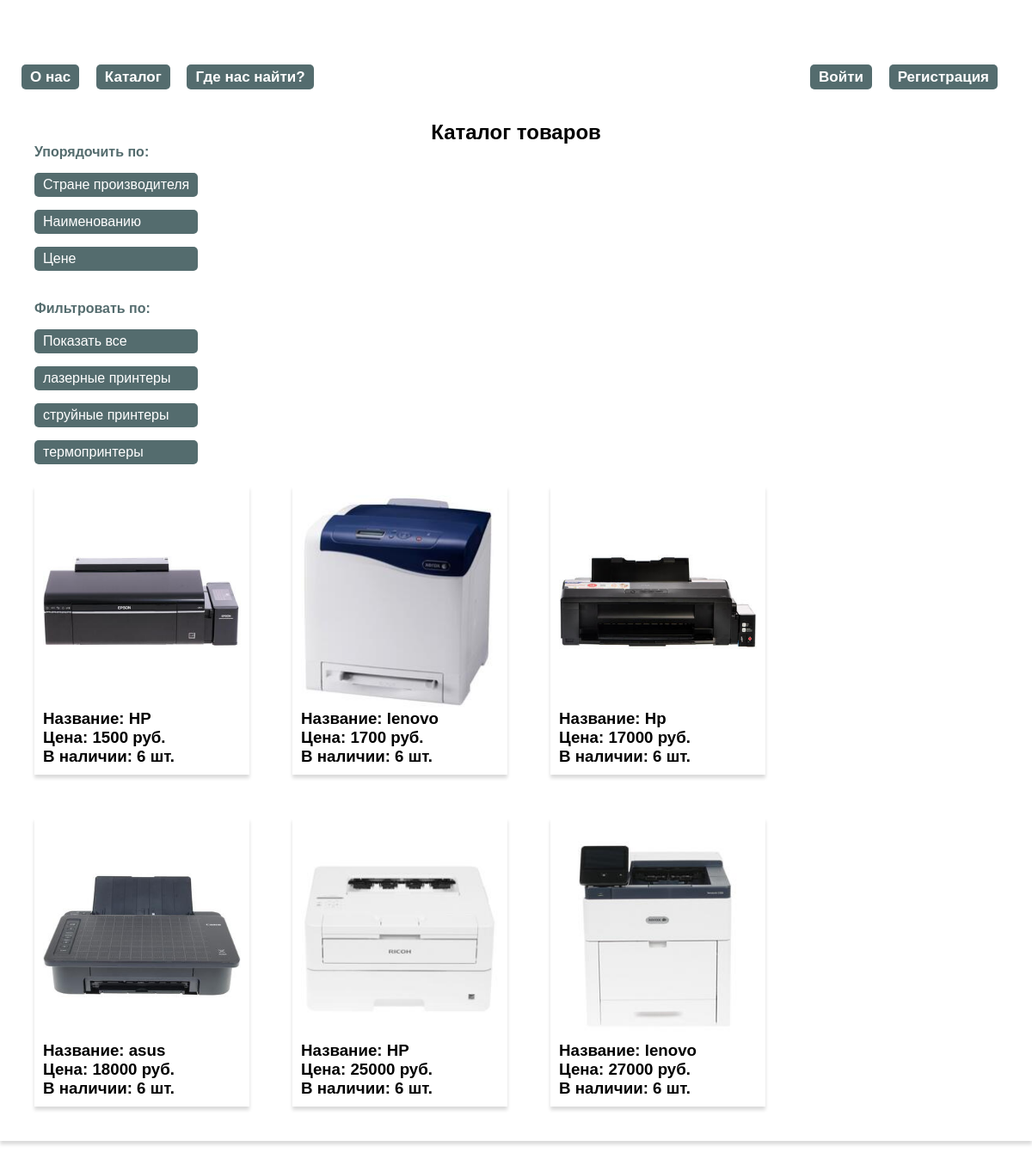
The app's page /catalog/id/0 with its own data.
### app/models.py (models this page shows, shortened)
class AbsModel(models.Model):
    name = models.CharField(max_length=30, verbose_name='Название')
    objects = models.Manager()
    class Meta:
        abstract = True

class Category(AbsModel):
    class Meta:
        verbose_name = 'Категория'
        verbose_name_plural = 'Категории'

class Product(AbsModel):
    category = models.ForeignKey(Category, on_delete=models.CASCADE, verbose_name='Категория')
    image = models.ImageField('Изображение')
    price = models.IntegerField('Цена')
    country = models.CharField(max_length=50, verbose_name='Страна-производитель')
    model = models.CharField(max_length=50, verbose_name='Модель')
    amount = models.IntegerField('Количество товаров на складе')
    date_create = models.CharField(max_length=50, verbose_name='Год выпуска')
    class Meta:
        verbose_name = 'Товар'
        verbose_name_plural = 'Товары'

### app/views.py (the view)
# urls.py: path('catalog/<str:order>/<int:filter>', views.LayoutView.catalog, name='catalog'),
    def catalog(req, order, filter):
        rows = Product.objects.all().order_by(order)
        if filter:
            rows = rows.filter(category__id=filter)
        category = Category.objects.all().order_by('name')
        if req.user.is_authenticated:
            for row in rows:
                cart = Cart.objects.filter(user=req.user, product=row).first()
                row.cart = cart.amount if cart else 0
        return render(req, 'pages/catalog.html', context={'products': rows, 'categories': category, 'order': order, 'filter': filter})

### app/templates/pages/catalog.html (shortened to what this page needs)
{% extends '../base.html' %} {% load static %}{% block title %} Каталог товаров {% endblock title %}
{% block content %}
<div class="main-content">
    <h2 class = 'center'>Каталог товаров</h2>
    <div class = 'flex fx'>
        <div style="padding-left:25px; margin-right: 50px;">
            <div class = 'flex flex-col'>
                <b class = 'color'>Упорядочить по:</b>
                <a class = 'mt-2 btn-hello' href="{% url 'catalog' order='country' filter=filter %}">Стране производителя</a>
                <a class = 'mt-2 btn-hello' href="{% url 'catalog' order='name' filter=filter %}">Наименованию</a>
                <a class = 'mt-2 btn-hello' href="{% url 'catalog' order='price' filter=filter %}">Цене</a>
            </div>
            <div class = 'flex flex-col mt-5'>
                <b class = 'color'>Фильтровать по:</b>
                <a class = 'mt-2 btn-hello' href="{% url 'catalog' order=order filter=0 %}">Показать все</a>
                {% for c in categories %}
                <a class = 'mt-2 btn-hello' href="{% url 'catalog' order=order filter=c.id %}">{{ c.name }}</a>
                {% endfor %}
            </div>
        </div>
        <div class = 'flex fx' style="max-width: 1000px;">
            {% for p in products %}
            <div class = 'shadow p-2' style="margin:25px;width: 250px;">
                <a style="color: black; text-decoration: none;" href="{% url 'product_detail' p.id %}">
                    <div style="min-height: 250px; display: flex; align-items: center;"><img src="{{ p.image.url }}" alt="Image" style="width: 100%; height:auto;"></div>
                    <h3><label>Название: </label>{{ p.name }}</h3>
                    <h3><label>Цена: </label>{{ p.price }} руб.</h3>
                    <h3><label>В наличии: </label>{{ p.amount }} шт.</h3>
                </a>
            </div>
            {% empty %}
                <p>Бд пустая</p>
            {% endfor %}
        </div>
    </div>
</div>
{% endblock content %}

### app/templates/base.html (shortened to what this page needs)
<!DOCTYPE html>
{% load static%}
<html lang="ru">
<head>
    <link rel="stylesheet" href="{% static 'css/style.css' %}">
</head>
<body>
    <div class="container">
        <header>
                <div class="header">
                    <div>
                        <a href="{% url 'home' %}">О нас</a>
                        <a href="{% url 'catalog' order='id' filter=0 %}">Каталог</a>
                        <a href="{% url 'where' %}">Где нас найти?</a>
                    </div>
                    <div class = 'submenu'>
                        {% if user.is_authenticated %}
                            <a>Здавствуйте, {{ request.user.first_name }}</a>
                            <a class = 'btn-exit' href="{% url 'logout' %}">Выйти</a>
                        {% else %}
                            <a href="{% url 'login' %}">Войти</a>
                            <a href="{% url 'registration' %}">Регистрация</a>
                        {% endif %}
                    </div>
                </div>
        </header>
        <main>
            {% block content %}{% endblock content %}
        </main>
    </div>
</body>
</html>

### app/static/css/style.css (style rules this page uses)
* { margin:0; padding:0; box-sizing: border-box; font-family:Arial, Helvetica, sans-serif; text-decoration: none; }
.container { margin: 75px auto; max-width: 1320px; box-shadow: 0px 4px 4px rgba(0, 0, 0, 0.15); }
header { background-color: #ffffff; height: 50px; font-size:17px; font-weight: bold; border-radius: 10px 10px 0px 0px; padding:5px 25px; }
.header { display: flex; flex-wrap: wrap; justify-content: space-between; }
main { background-color: #ffffff;padding:5px; }
header a { color:#fff; margin-right: 15px; padding:5px 10px; background-color: #546C6E; border-radius: 5px; transition: .3s ease-in-out; }
.btn-hello { background-color: #546C6E; color:#fff; padding:5px 10px; border-radius: 5px;font-weight:500; transition: .3s ease-in-out; border:none; }
.p-2 { padding:10px; }
.mt-2 { margin-top: 15px; }
.mt-5 { margin-top: 35px; }
.flex { display: flex; }
.center { text-align: center; }
.flex-col { flex-direction: column; }
.color { color:#546C6E; }
.fx { flex-wrap: wrap; }
.main-content { padding:10px; }
.shadow { box-shadow: 0px 4px 4px rgba(0, 0, 0, 0.15); }

### records on screen
Category: name "лазерные принтеры"
Category: name "струйные принтеры"
Category: name "термопринтеры"
Product: image (picture), name "HP", price "1500", amount "6"
Product: image (picture), name "lenovo", price "1700", amount "6"
Product: image (picture), name "Hp", price "17000", amount "6"
Product: image (picture), name "asus", price "18000", amount "6"
Product: image (picture), name "HP", price "25000", amount "6"
Product: image (picture), name "lenovo", price "27000", amount "6"
